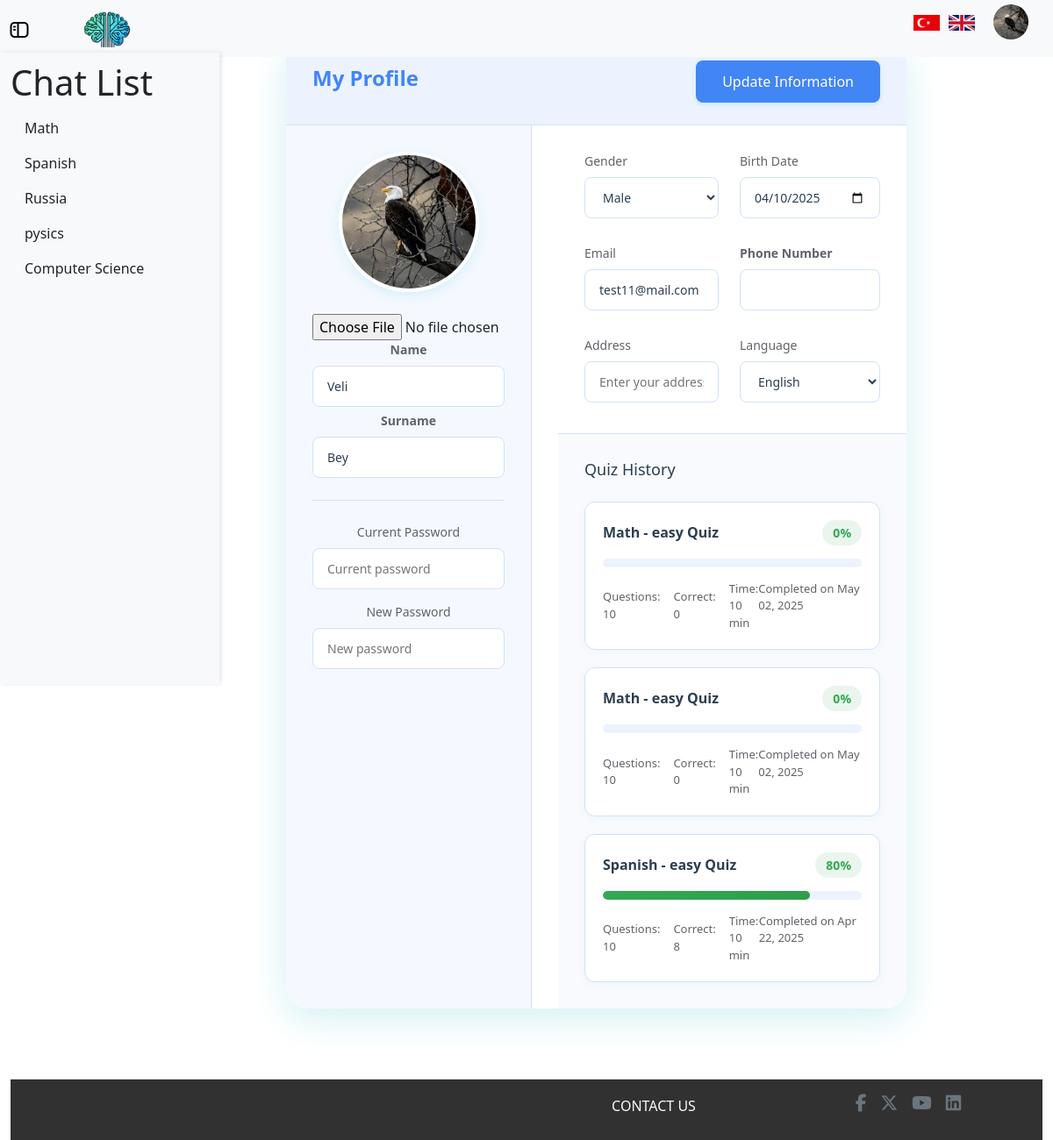
The app's page /profile (signed in), older data.
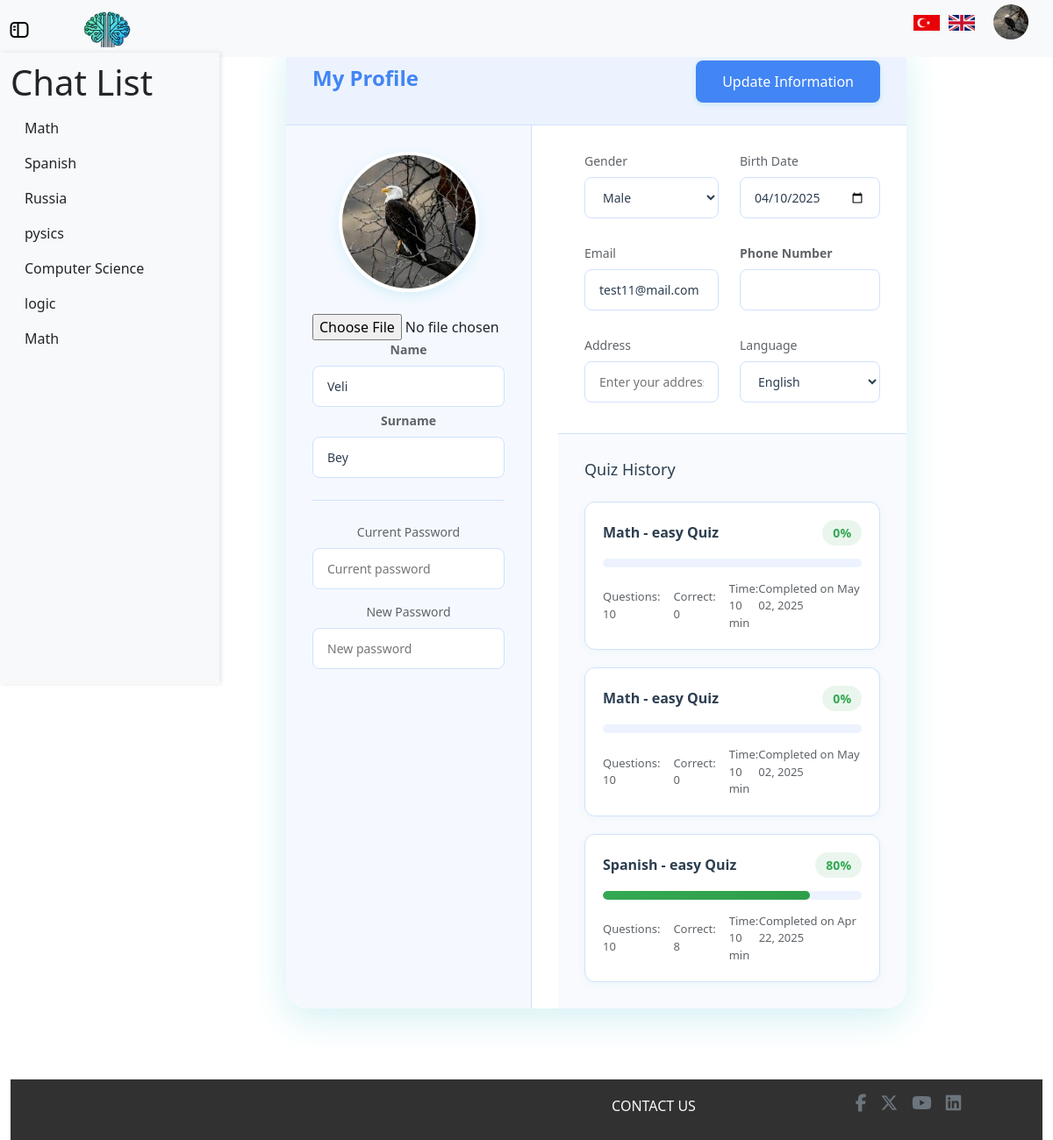
The same page, newer data.
### models/information.py (models this page shows)
class Information(db.Model):
    id = db.Column(db.Integer, primary_key=True, autoincrement=True)
    user_id = db.Column(db.Integer, db.ForeignKey('user.id'), nullable=False)
    name = db.Column(db.String(50))
    surname = db.Column(db.String(50))
    telephone_number = db.Column(db.String(15))
    birth_date = db.Column(db.Date)
    gender = db.Column(db.String(10))
    address = db.Column(db.String(255))
    language = db.Column(db.String(20))
    profile_image = db.Column(db.String(200), nullable=True)

### models/chat_history.py (models this page shows)
class ChatHistory(db.Model):
    id = db.Column(db.Integer, primary_key=True)
    user_id = db.Column(db.Integer, db.ForeignKey('user.id'), nullable=False)
    topic = db.Column(db.String(100), nullable=False)
    chats = db.Column(MutableList.as_mutable(db.JSON), nullable=True)
    difficulty = db.Column(db.String(100), nullable=False, default="easy")
    timestamp = db.Column(db.DateTime, nullable=False, default=db.func.current_timestamp())
    realchat_count = db.Column(db.Integer, nullable=False, default=0)
    extrachat = db.Column(db.Integer, nullable=False, default=0)
    is_sumbitted = db.Column(db.Boolean, nullable=False, default=False)
    is_quizstarted = db.Column(db.Boolean, nullable=False, default=False)

### models/user.py (models this page shows)
class User(UserMixin, db.Model):
    id = db.Column(db.Integer, primary_key=True, autoincrement=True)
    email = db.Column(db.String(120), unique=True, nullable=False)
    password = db.Column(db.Text, nullable=False)
    information = db.relationship('Information', backref='user', lazy=True)
    chats = db.relationship('ChatHistory', backref='user', lazy=True)
    currentChatID = db.Column(db.Integer, nullable=True)

### models/quiz_result.py (models this page shows)
class QuizResult(db.Model):
    id = db.Column(db.Integer, primary_key=True)
    quiz_id = db.Column(db.Integer, db.ForeignKey('quiz.id'), nullable=False)
    score = db.Column(db.Integer, nullable=False)
    point = db.Column(db.Integer)
    passed = db.Column(db.Boolean)
    userAnswers = db.Column(MutableList.as_mutable(db.JSON))
    correctAnswers = db.Column(MutableList.as_mutable(db.JSON))
    timestamp = db.Column(db.DateTime, default=datetime.utcnow)

### models/quiz.py (models this page shows)
class Quiz(db.Model):
    id = db.Column(db.Integer, primary_key=True, autoincrement=True)
    user_id = db.Column(db.Integer, db.ForeignKey('user.id'), nullable=False)
    chat_id = db.Column(db.Integer, db.ForeignKey('chat_history.id'), nullable=False)
    difficulty = db.Column(db.String(100), nullable=False, default="easy")
    timestamp = db.Column(db.DateTime, nullable=False, default=db.func.current_timestamp())
    questions = db.relationship('QuizQuestion', backref='quiz', lazy=True, cascade="all, delete-orphan")

### routes/profile_routes.py (the view)
@profile_bp.route("/profile")
@login_required
def profile_page():
    user_chats = ChatHistory.query.filter_by(user_id=current_user.id).all()
    current_user.currentChatID = None
    db.session.commit()
    user_information = Information.query.filter_by(user_id=current_user.id).first()
    quizzes = (
        db.session.query(Quiz, QuizResult)
        .join(QuizResult, Quiz.id == QuizResult.quiz_id)
        .filter(Quiz.user_id == current_user.id)
        .order_by(QuizResult.timestamp.desc())
        .all()
    )
    result_list = []
    for quiz, result in quizzes:
        current_chat = ChatHistory.query.filter_by(id=quiz.chat_id).first()
        topic = current_chat.topic if current_chat else "Unknown Topic"
        difficulty = getattr(quiz, 'difficulty', 'Normal')
        result_list.append({
            "difficulty": difficulty,
            "title": f"{topic} - {difficulty} Quiz",
            "score": result.score,
            "correct": result.point,
            "total": 10,
            "time": 10,
            "date": result.timestamp.strftime("%b %d, %Y")
        })
    return render_template("profile.html", info=user_information, user_chats=user_chats, quiz_results=result_list)

### templates/profile.html (shortened to what this page needs)
{% extends "layouts/profile_layout.html" %} {% block title %} Profile Page {% endblock title %}
{% block content %}
    <div class="container">
        <form method="POST" action="{{ url_for('profile_routes.update_information') }}" enctype="multipart/form-data">
            <div class="header">
                <h1>{{ _('My Profile') }}</h1>
                <button type="submit" class="save-btn" id="saveProfile">{{ _('Update Information') }}</button>
            </div>
            <div class="profile-section">
                <div class="profile-image">
                    <img src="{{ url_for('static', filename=info.profile_image or 'images/user.png') }}" alt="Profile Picture">
                    <input type="file" name="profile_image"/>
                    <div class="form-group">
                        <label for="name" class="form-label"><strong>{{ _('Name') }}</strong></label>
                        <input type="text" class="form-control" id="name" name="name" value="{{ info.name if info else '' }}" />
                    </div>
                    <div class="form-group">
                        <label for="surname" class="form-label"><strong>{{ _('Surname') }}</strong></label>
                        <input type="text" class="form-control" id="surname" name="surname" value="{{ info.surname if info else '' }}" />
                    </div>
                    <div class="form-group password-group">
                        <label>{{ _('Current Password') }}</label>
                        <input type="password" placeholder="Current password" readonly>
                        <label>{{ _('New Password') }}</label>
                        <input type="password" placeholder="New password" disabled>
                    </div>
                </div>
                <div class="form-content">
                    <div class="form-grid">
                        <div class="form-group">
                            <label>{{ _('Gender') }}</label>
                            <select name="gender">
                                <option value="Male" {% if info and info.gender == 'Male' %}selected{% endif %}>Male</option>
                            </select>
                        </div>
                        <div class="form-group">
                            <label for="birth_date">{{ _('Birth Date') }}</label>
                            <input type="date" name="birth_date" value="{{ info.birth_date if info else '' }}">
                        </div>
                        <div class="form-group">
                            <label>{{ _('Email') }}</label>
                            <input type="email" value="{{ current_user.email }}" readonly>
                        </div>
                        <div class="form-group">
                            <label for="telephone_number" class="form-label"><strong>{{ _('Phone Number') }}</strong></label>
                            <input type="text" class="form-control" id="telephone_number" name="telephone_number" value="{{ info.telephone_number if info else '' }}" />
                        </div>
                        <div class="form-group">
                            <label for="address">{{ _('Address') }}</label>
                            <input type="text" id="address" name="address" placeholder="Enter your address" value="{{ info.address if info else '' }}">
                        </div>
                        <div class="form-group">
                            <label>{{ _('Language') }}</label>
                            <select name="language">
                                <option value="English" {% if info and info.language == 'English' %}selected{% endif %}>English</option>
                            </select>
                        </div>
                    </div>
                    <div class="quiz-history">
                        <h3>
                            {{ _(' Quiz History') }}
                        </h3>
                        <div class="quiz-list">
                            {% for quiz in quiz_results %}
                            <div class="quiz-item">
                                <div class="quiz-header">
                                    <h4 class="quiz-title">{{ quiz.title }}</h4>
                                    <span class="quiz-score score-{{ 'high' if quiz.difficulty == 'easy' else 'medium' if quiz.difficulty == 'medium' else 'low' }}">{{ quiz.score }}%</span>
                                </div>
                                <div class="quiz-progress-bar">
                                    <div class="quiz-progress progress-{{ 'high' if quiz.difficulty == 'easy' else 'medium' if quiz.difficulty == 'medium' else 'low' }}" style="width: {{ quiz.correct * 10 }}%"></div>
                                </div>
                                <div class="quiz-details">
                                    <div class="quiz-info">
                                        <span>{{ _('Questions: ') }} {{ quiz.total }}</span>
                                        <span>{{ _('Correct: ') }} {{ quiz.correct }}</span>
                                        <span>{{ _('Time: ') }} {{ quiz.time }} min</span>
                                    </div>
                                    <div class="quiz-date">{{ _('Completed on ') }} {{ quiz.date }}</div>
                                </div>
                            </div>
                            {% endfor %}
                        </div>
                    </div>
                </div>
            </div>
        </form>
    </div>
    {% endblock content %}

### templates/layouts/profile_layout.html (shortened to what this page needs)
<!doctype html>
<html lang="en">
<head>
    <link rel="stylesheet" href="https://cdnjs.cloudflare.com/ajax/libs/font-awesome/6.5.1/css/all.min.css">
    <link href="https://cdn.jsdelivr.net/npm/bootstrap@5.3.3/dist/css/bootstrap.min.css" rel="stylesheet" />
    <link href="{{ url_for('static', filename='css/style.css') }}" rel="stylesheet" />
    <link href="{{ url_for('static', filename='css/profile.css') }}" rel="stylesheet" />
</head>
<body>
    <nav class="navbar navbar-expand-lg navbar-light d-flex bg-light">
        <div class="container-fluid">
            {% if current_user.is_authenticated %}
            <a class="navbar-brand" id="toggle-sidebar"></a>
            <a class="navbar-brand" id="toggle-logo" href="{{ url_for('home_routes.home_page') }}"><img src="{{ url_for('static', filename='images/logo.jpg') }}" class="logo"/></a>
            <div class="navbar-nav ms-auto d-flex align-items-center" id="navbarNav">
                <ul class="navbar-brand d-flex align-items-center">
                    <li class="nav-item d-flex" id="change_language">
                        <a href="{{ url_for('language_routes.change_language', lang_code='tr') }}">
                            <img src="{{ url_for('static', filename='images/Türkçe.jpg') }}" alt="Türkçe" class="language-flag" />
                        </a>
                        <a href="{{ url_for('language_routes.change_language', lang_code='en') }}">
                            <img src="{{ url_for('static', filename='images/English.png') }}" alt="English" class="language-flag" />
                        </a>
                    </li>
                    <li class="nav-item ms-3">
                        <img src="{{ url_for('static', filename=info.profile_image or 'images/user.png') }}" class="rounded-circle"
                            id="userDropdown" role="button" data-bs-toggle="dropdown" aria-expanded="false" />
                    </li>
                </ul>
            </div>
            {% endif %}
        </div>
    </nav>
    <div class="container-fluid">
        <div class="row">
            {% if current_user.is_authenticated %}
            <div id="sidebar" class="col-md-3 col-lg-2 d-md-block bg-light sidebar d-flex flex-column pb-5">
                <h1>Chat List</h1>
                <ul class="nav flex-column position-sticky">
                    {% if user_chats %}
                    {% for chat in user_chats %}
                    <li class="nav-item">
                        <a class="nav-link text-dark" href="{{ url_for('chat_routes.chatl', id=chat.id) }}">
                            <span>{{ chat.topic }}</span>
                        </a>
                    </li>
                    {% endfor %}
                    {% else %}
                    <li class="nav-item">
                        <span class="text-muted">{{ _('No chat history available.') }}</span>
                    </li>
                    {% endif %}
                </ul>
            </div>
            {% endif %}
            <main class="col-md-9 ms-sm-auto col-lg-10 px-md-4 d-flex justify-content-center mt-4">
                {% block content %}{% endblock content %}
            </main>
        </div>
        <footer class="d-flex justify-content-center align-items-center border-top w-100 px-0">
            <div class="d-flex flex-row align-items-end justify-content-end w-100 px-2">
                <span class="contact-us-text w-25 mb-3 text-center text-light">{{ _('CONTACT US') }}</span>
                <ul class="d-flex align-items-center justify-content-center w-25 list-unstyled">
                    <li><a href="#" class="mx-2 fs-5 text-secondary"><i class="footer-contact-us-icons fa-brands fa-facebook-f"></i></a></li>
                    <li><a href="#" class="mx-2 fs-5 text-secondary"><i class="footer-contact-us-icons fa-brands fa-x-twitter"></i></a></li>
                    <li><a href="#" class="mx-2 fs-5 text-secondary"><i class="footer-contact-us-icons fab fa-youtube"></i></a></li>
                    <li><a href="#" class="mx-2 fs-5 text-secondary"><i class="footer-contact-us-icons fab fa-linkedin"></i></a></li>
                </ul>
            </div>
        </footer>
    </div>
</body>
</html>

Row changes from the older to the newer data that the page shows:
added ChatHistory: topic "logic"
added ChatHistory: topic "Math"
